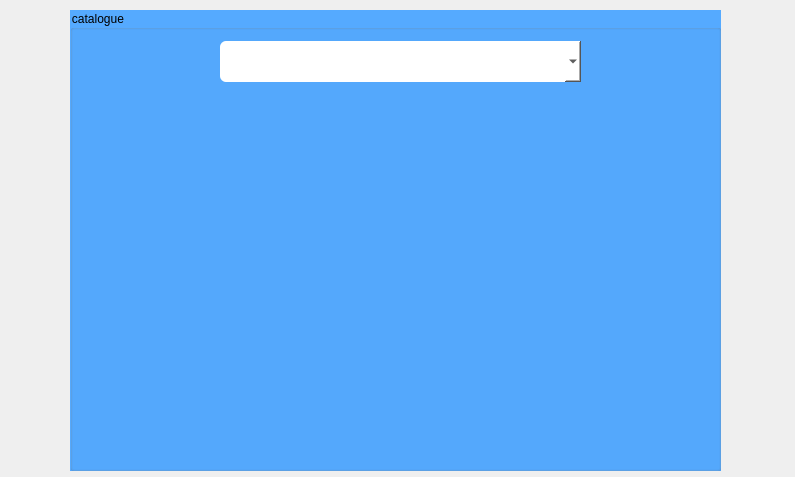
<?xml version="1.0" encoding="UTF-8"?>
<ui version="4.0">
 <class>catalogue</class>
 <widget class="QDialog" name="catalogue">
  <property name="geometry">
   <rect>
    <x>0</x>
    <y>0</y>
    <width>795</width>
    <height>477</height>
   </rect>
  </property>
  <property name="windowTitle">
   <string>Dialog</string>
  </property>
  <widget class="QGroupBox" name="groupBox">
   <property name="geometry">
    <rect>
     <x>70</x>
     <y>10</y>
     <width>651</width>
     <height>461</height>
    </rect>
   </property>
   <property name="styleSheet">
    <string notr="true">background-color: rgb(85, 170, 255);</string>
   </property>
   <property name="title">
    <string>catalogue</string>
   </property>
   <widget class="QComboBox" name="bcatalogue2">
    <property name="geometry">
     <rect>
      <x>150</x>
      <y>31</y>
      <width>361</width>
      <height>41</height>
     </rect>
    </property>
    <property name="styleSheet">
     <string notr="true">border-radius: 6px;
font: 8pt &quot;Berlin Sans FB&quot;;
background-color: rgb(255, 255, 255);
</string>
    </property>
   </widget>
  </widget>
 </widget>
 <resources/>
 <connections/>
</ui>
